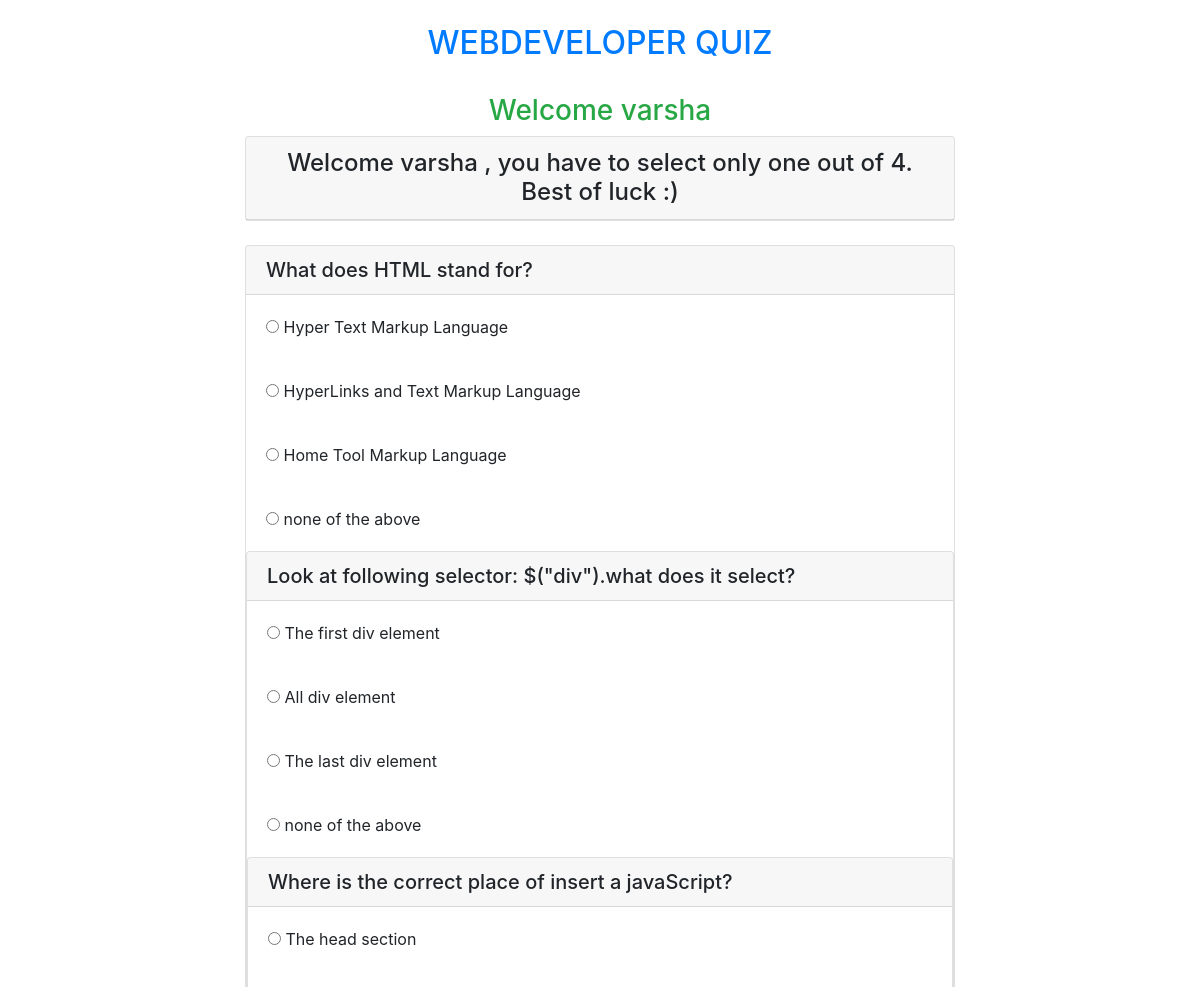
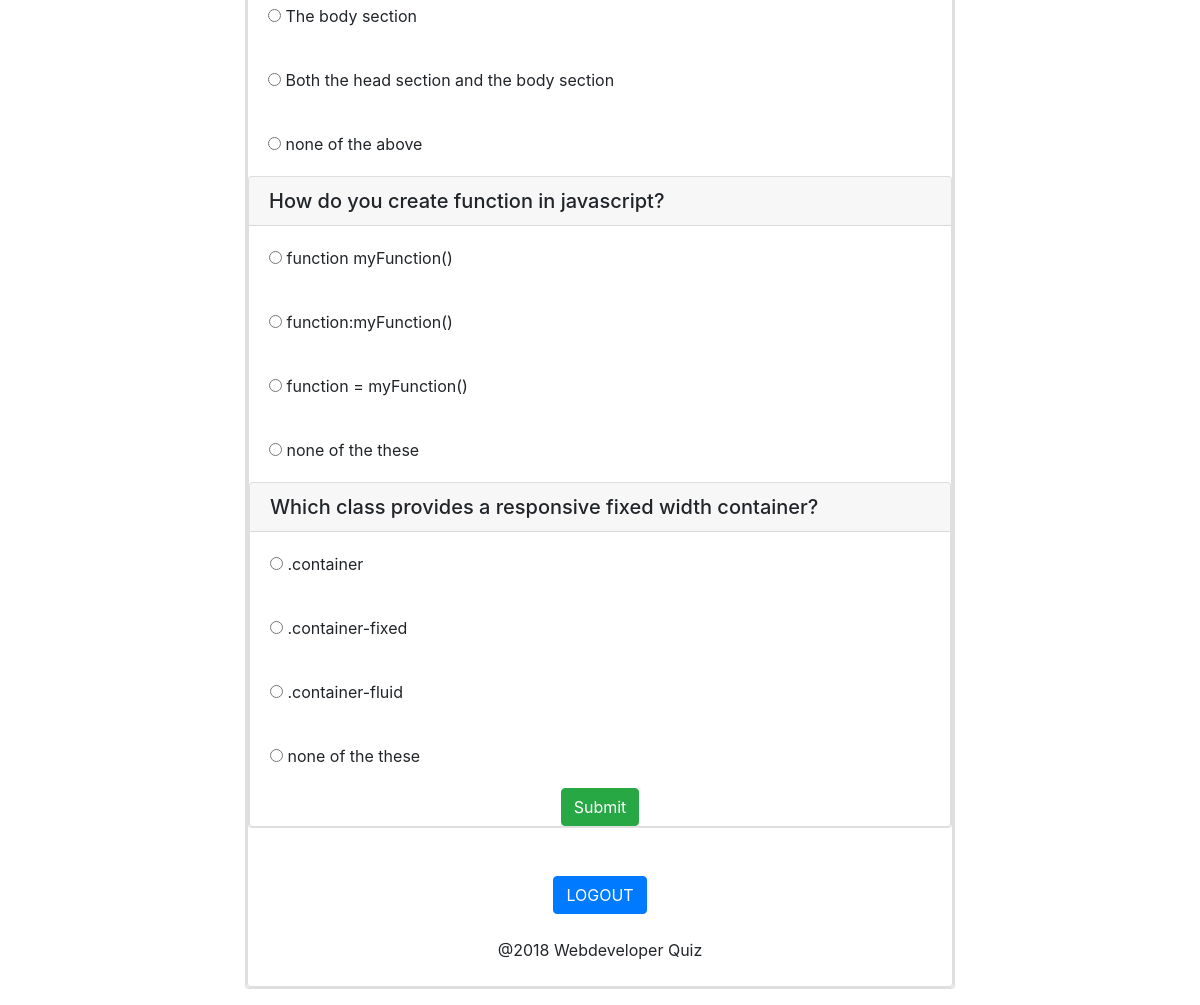
The app's page /home.php (signed in) with its own data (2 pictures, top to bottom).
### tables this page shows
CREATE TABLE `questions` (
  `qid` int(250) NOT NULL,
  `question` varchar(250) DEFAULT NULL,
  `ans_id` int(250) DEFAULT NULL
);

CREATE TABLE `answers` (
  `aid` int(250) NOT NULL,
  `answer` varchar(250) DEFAULT NULL,
  `ans_id` int(250) DEFAULT NULL
);

### home.php (the view, shortened to what this page needs)
<?php
$con = mysqli_connect('localhost','root');
mysqli_select_db($con,'quizdbase');
?>
<html>
<head>
	<link rel="stylesheet" type="text/css" href="bootstrap.css">
</head>
<body>
	<div class="container">
		<br><h2 class="text-center text-primary">WEBDEVELOPER QUIZ</h2><br>
<h3 class="text-center text-success">Welcome <?php echo $_SESSION['username']; ?></h3>
<div class="col-lg-8 m-auto d-block">
<div class="card">
	<h4 class="text-center card-header">Welcome <?php echo $_SESSION['username']; ?> , you have to select only one out of 4. Best of luck :) </h4>
</div><br>
<form action="check.php" method="post">
<?php
for($i=1; $i<6; $i++)
{
$q = "select * from questions where qid = $i";
$query = mysqli_query($con, $q);
while($rows = mysqli_fetch_array($query)){
	?>
	<div class="card">
		<h5 class="card-header"><?php echo $rows['question'] ?> </h5>
		<?php
				$q = "select * from answers where ans_id = $i";
$query = mysqli_query($con, $q);
while($rows = mysqli_fetch_array($query)){
	?>
	<div class="card-body">
		<input type="radio" name="quizcheck[<?php echo $rows['ans_id'];  ?>]" value="<?php echo $rows['aid']; ?>">
		<?php echo $rows['answer'];?>
	</div>
<?php
}
}
}
?>
<input type="submit" name="submit" value="Submit" class="btn btn-success m-auto d-block">
</form>
</div>
</div><br><br>
<div class="m-auto d-block">
<a href="logout.php" class="btn btn-primary ">LOGOUT</a></div><br>
<div class="text-center">
	@2018 Webdeveloper Quiz
	</div><br>
	</body>
</html>

### records on screen
questions: question "What does HTML stand for?"
answers: answer "Hyper Text Markup Language"
answers: answer "HyperLinks and Text Markup Language"
answers: answer "Home Tool Markup Language"
answers: answer "none of the above"
questions: question "Look at following selector: $(\"div\").what does it select?"
answers: answer "The first div element"
answers: answer "All div element"
answers: answer "The last div element"
answers: answer "none of the above"
questions: question "Where is the correct place of insert a javaScript?"
answers: answer "The head section"
answers: answer "The body section"
answers: answer "Both the head section and the body section"
answers: answer "none of the above"
questions: question "How do you create function in javascript?"
answers: answer "function myFunction()"
answers: answer "function:myFunction()"
answers: answer "function = myFunction()"
answers: answer "none of the these"
questions: question "Which class provides a responsive fixed width container?"
answers: answer ".container"
answers: answer ".container-fixed"
answers: answer ".container-fluid"
answers: answer "none of the these"

### other values on screen
$_SESSION['username'] "varsha"
